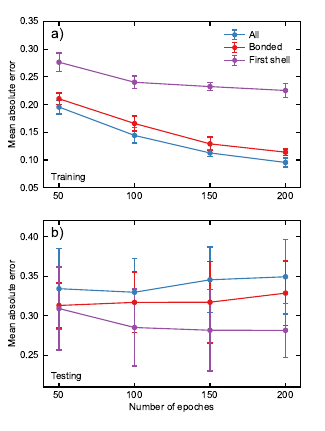

Write the Python code that produced this figure.
import matplotlib.pyplot as plt
import numpy as np
from acs_sty import get_parameter, set1_cycler, tableau_cycler
from mldos.models.model_tools import get_mae_error

datafiles = errorfiles = {
        "All" : "occ_all_rcut=5.0_nele=65_single_smoothed_N2007.h5.errorlog.json",
        "Bonded" : "occ_bonded_rcut=5.0_nele=65_single_smoothed_N2007.h5.errorlog.json",
        "First shell" : "occ_firstshell_rcut=5.0_nele=65_single_smoothed_N2007.h5.errorlog.json",
    }

def plot_10fold_errors(filename = "figure3.pdf"):

    results = {}
    for title, fn in datafiles.items():
        results[title] = get_mae_error(fn, ".")

    with plt.rc_context(get_parameter(width = "single", n = 2, color_cycler = set1_cycler)):

        fig = plt.figure()
        axes = fig.subplots(2,1, sharex = False)

        fig.subplots_adjust(bottom = 0.1, top = 0.95)
        axes[0].text(0.03,0.96, "a)", size = 10, ha = "left", va = "top", transform = axes[0].transAxes)
        axes[1].text(0.03,0.96, "b)", size = 10, ha = "left", va = "top", transform = axes[1].transAxes)
        axes[0].text(0.03,0.03, "Training", ha = "left", va = "bottom", transform = axes[0].transAxes)
        axes[1].text(0.03,0.03, "Testing", ha = "left", va = "bottom", transform = axes[1].transAxes)

            
        axes[0].set_ylabel("Mean absolute error")
        axes[1].set_ylabel("Mean absolute error")
        axes[1].set_xlabel("Number of epoches")
        axes[1].set_xlim(40, 210)
        axes[1].set_ylim(0.21, 0.42)
        axes[0].set_xlim(40, 210)
        axes[0].set_ylim(0.05, 0.35)
        axes[0].yaxis.set_major_locator(plt.MultipleLocator(0.05))
        axes[1].yaxis.set_major_locator(plt.MultipleLocator(0.05))
        axes[0].xaxis.set_major_locator(plt.FixedLocator([50,100,150,200]))
        axes[1].xaxis.set_major_locator(plt.FixedLocator([50,100,150,200]))

        for title, result in results.items():
            x = [ float(s) for s,e in result.items() ]
            y = [ e["train"][0] for s,e in result.items() ]
            yerr = np.array([ e["train"][1] for s,e in result.items() ])
            
            axes[0].errorbar(x, y, yerr = yerr, fmt='-o', label = title, elinewidth=0.5, capsize=2)
            y = [ e["test"][0] for s,e in result.items() ]
            yerr = np.array([ e["test"][1] for s,e in result.items() ])
            
            axes[1].errorbar(x, y, yerr = yerr, fmt='-o', label = title, elinewidth=0.8, capsize=2)
        
            axes[0].legend()

        fig.savefig(filename)

if __name__ == "__main__":
    plot_10fold_errors()